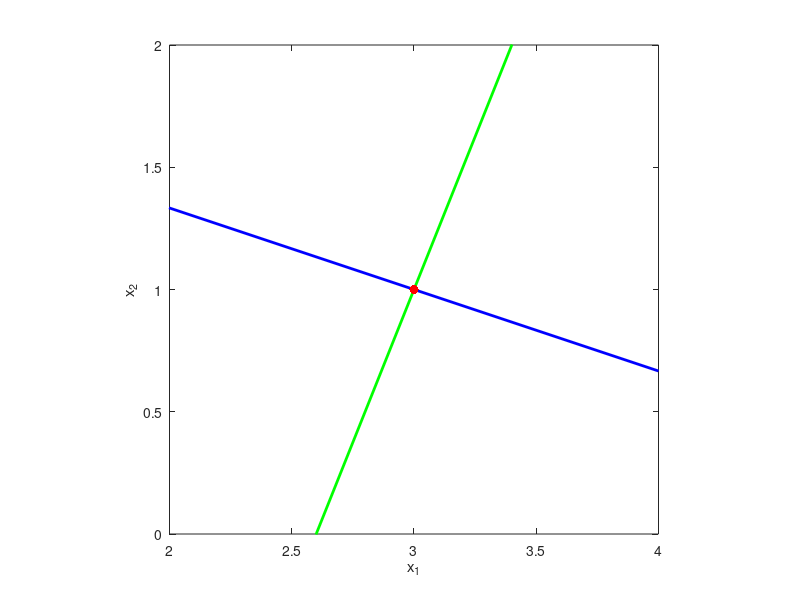
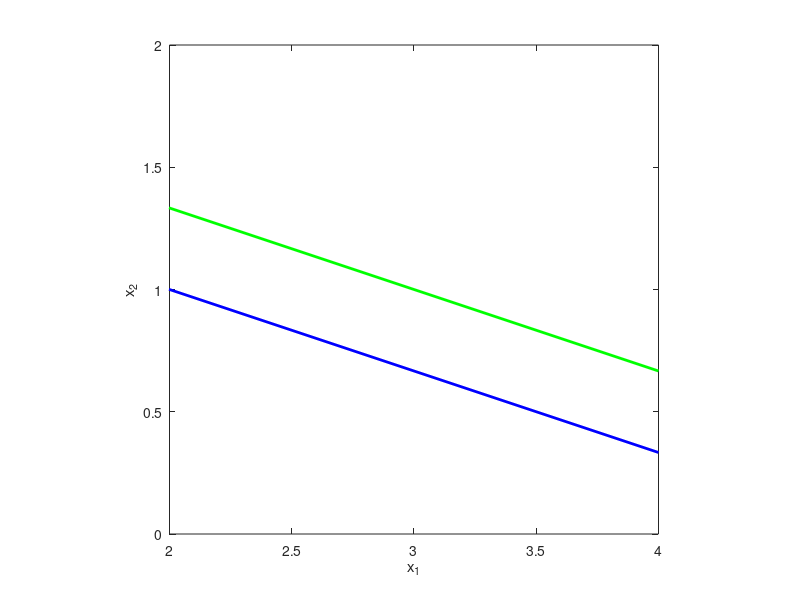
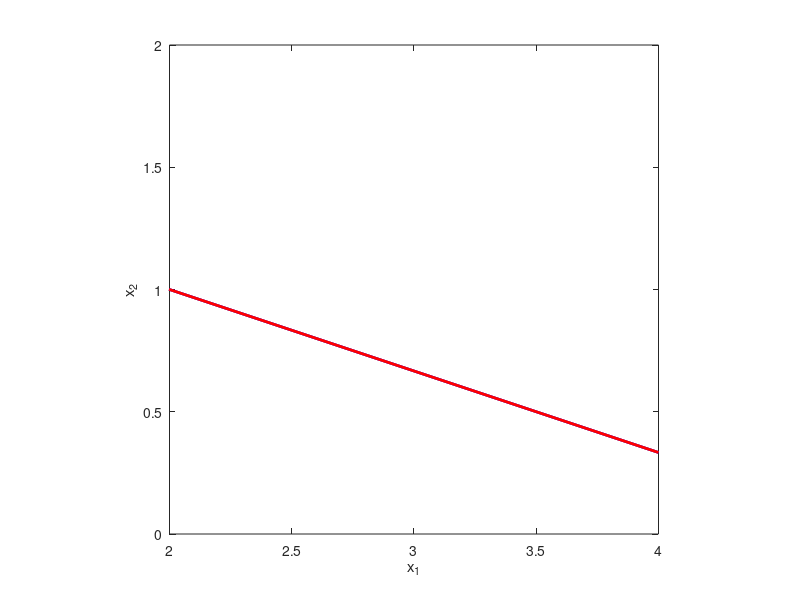

The MATLAB source for these figures, in order: (Note: this script raises an error after producing the figures.)
%%Linjära ekvationsystem labb1 Anton Hedén
clc
disp('Linjära ekvationsystem  Anton Hedén')
disp('--------------------')

%% Uppgift 1
disp('Uppgift 1a')
figure(1)
Aa=[1 3;5 -2]; ba=[6;13]; %matrisen
l1=@(x1)(ba(1)-Aa(1,1)*x1)/Aa(1,2);
l2=@(x1)(ba(2)-Aa(2,1)*x1)/Aa(2,2);
x1=linspace(0,4,2);
plot(x1,l1(x1),'b','linewidth',2), hold on
plot(x1,l2(x1),'g','linewidth',2)
xlabel('x_1'), ylabel('x_2')
axis equal, axis([2 4 0 2])
hold on


%beräknar lösning
% Aa=[1 3;5 4]; ba=[6;13];
R=rref([Aa ba]);
[o,p]=size(R); %kollar storleken på komlumnen som PM ger detta för att kunna se vilket värde den understa raden har som max
fprintf('x = %d \n',R(1,p));
fprintf('y = %d \n',R(2,p));
%plotar lösning i en punkt 
plot(R(1,p),R(2,p),"r.",'MarkerSize',20)
hold on

%plottar lösningen
x=[R(1,p);R(2,p)];
% plot(x(1),x(2),'ro','markersize',3,'linewidth',4), hold off
disp(' ')








disp('Uppgift 1 b1)')

figure(2)
Ab=[1 3;2 6]; bb=[5;12]; %matrisen
l1=@(x1)(bb(1)-Ab(1,1)*x1)/Ab(1,2);
l2=@(x1)(bb(2)-Ab(2,1)*x1)/Ab(2,2);
x1=linspace(0,4,2);
plot(x1,l1(x1),'b','linewidth',2), hold on
plot(x1,l2(x1),'g','linewidth',2)
xlabel('x_1'), ylabel('x_2')
axis equal, axis([2 4 0 2])
hold on


%beräknar lösning
disp('Saknar lösning parrarella')





%plottar lösningen
% x=[Rb(1,p);Rb(2,p)];
% % plot(x(1),x(2),'ro','markersize',3,'linewidth',4), hold off
disp(' ')



disp('Uppgift 1 b2)')
figure(3)
Ac=[1 3;2 6]; bc=[5;10]; %matrisen
l1=@(x1)(bc(1)-Ac(1,1)*x1)/Ac(1,2);
l2=@(x1)(bc(2)-Ac(2,1)*x1)/Ac(2,2);
x1=linspace(0,4,2);
plot(x1,l1(x1),'b','linewidth',2), hold on
plot(x1,l2(x1),'r','linewidth',2)
xlabel('x_1'), ylabel('x_2')
axis equal, axis([2 4 0 2])
hold on


%beräknar lösning
disp('samma linje oändligt många lösningar')


disp('--------------------')



%% uppgift 2 a)
disp('Uppgift 2 a)')
figure(4)
A=[-3 1 2;3 -2 1;-1 5 1]; b=[2;1;1];
%beräkna om det är en det finns unik lösning, oändlig många lösningar eller
%saknar lösning
Labb1Losning(A,b);
disp(' ')
%% uppgift 2 b1)
disp('Uppgift 2 b1)')
A=[-3 1 2;3 -2 1;3 -4 7]; b=[2;1;1];
figure(5)
Labb1Losning(A,b);
disp(' ')
%% uppgift 2 b2)
disp('Uppgift 2 b2)')
A=[-3 1 2;3 -2 1;3 -4 7]; b=[2;1;7];
figure(6)
Labb1Losning(A,b);
disp(' ')


disp('--------------------')
